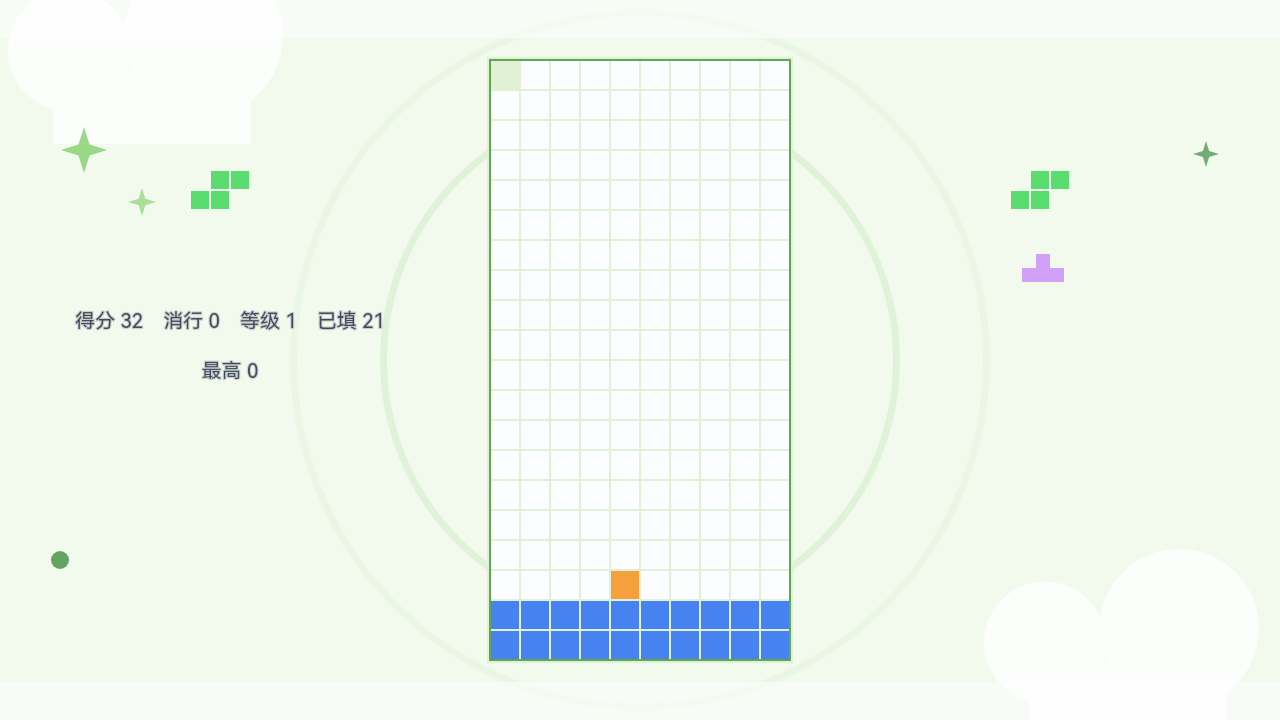
#> input picture workspace/tetris/docs/preview-shake-base.png, 1280 x 720 px
$ python shake-ab.py
#> lines starting #> are read from the running program, lines starting #| are printed output that depends on the picture
#!/usr/bin/env python3
"""抖屏对照图：把 shot.mjs 出的两张**真实渲染帧**（preview-shake-base / preview-shake）
棋盘左边缘一带裁出来，4× 最近邻放大后左右拼成 docs/preview-shake-ab.png。

为什么要有这张：整帧 1280×720 上 7~9px 的位移肉眼不好比，放大 4× 后位移变成 28~36px 一眼可辨。
左=抖动前（基准），右=抖动中（同一台相机、同一布局）。**两张都是模拟器真实出图，不是手绘**。

用法：node qxqy/shot.mjs && python3 qxqy/shake-ab.py
"""
from PIL import Image, ImageDraw
from pathlib import Path

root = Path(__file__).resolve().parent.parent
docs = root / "docs"
base = Image.open(docs / "preview-shake-base.png").convert("RGB")
shake = Image.open(docs / "preview-shake.png").convert("RGB")
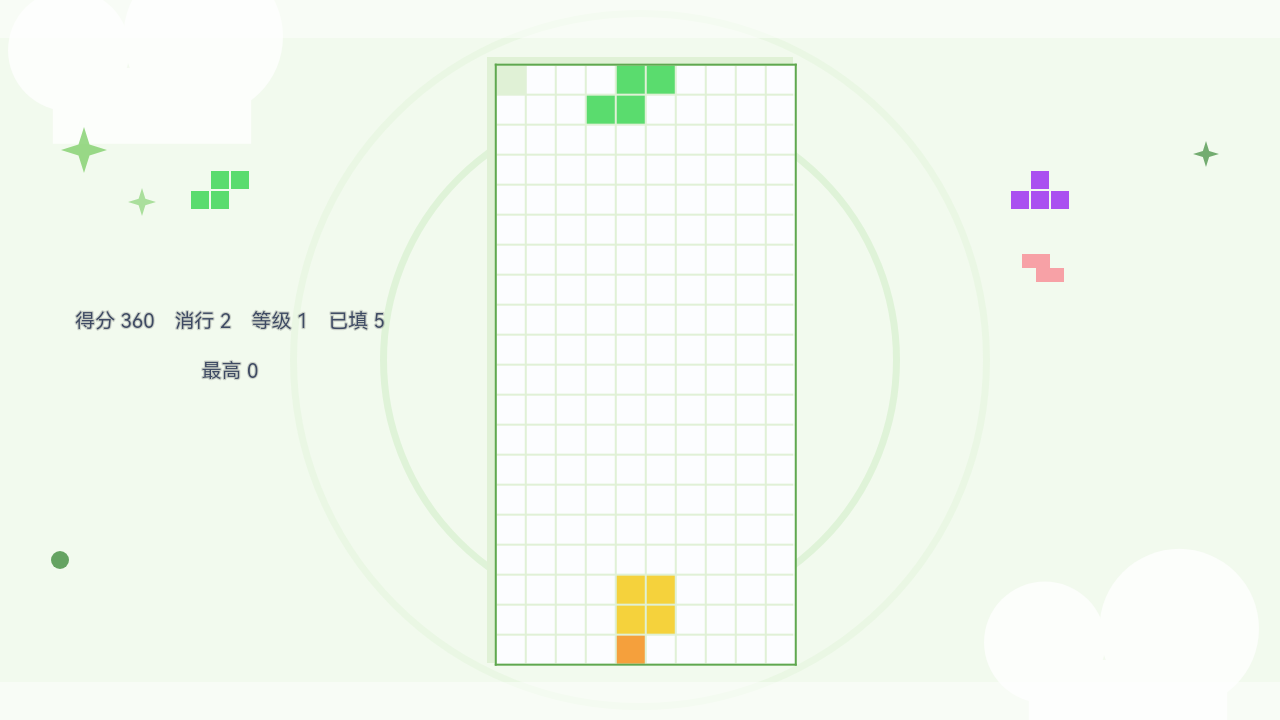
#> input picture workspace/tetris/docs/preview-shake.png, 1280 x 720 px

# 棋盘左上角那一块：外框是 2px 纯色线，位移在边界上最清楚（x/y 两个方向同时可见）
BOX = (470, 40, 610, 180)
ZOOM = 4
crops = [(name, img.crop(BOX).resize(((BOX[2] - BOX[0]) * ZOOM, (BOX[3] - BOX[1]) * ZOOM), Image.NEAREST))
         for name, img in (("BASE  offset 0px", base), ("SHAKE frame 1  (+5.8,-4.7)px", shake))]
#> crops = 2 items
pad, label_h = 12, 26
width = sum(c.width for _, c in crops) + pad * 3
#> width = 1156
height = max(c.height for _, c in crops) + pad * 2 + label_h
#> height = 610
out = Image.new("RGB", (width, height), (10, 12, 18))
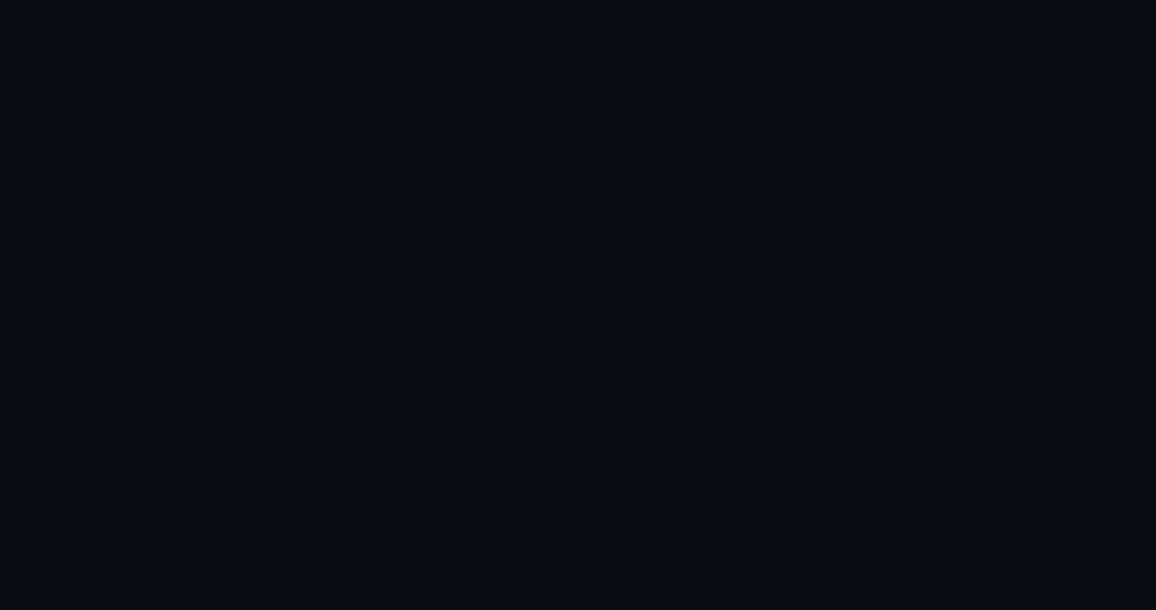
#> out: PIL image 1156x610 RGB; mean R, G, B 10, 12, 18
draw = ImageDraw.Draw(out)
x = pad
for label, crop in crops:
    draw.text((x, pad), label, fill=(200, 220, 240))
    out.paste(crop, (x, pad + label_h))
    x += crop.width + pad
#> this loop made 2 passes
#> (label, x) on passes 1 to 2: ('BASE  offset 0px', 584), ('SHAKE frame 1  (+5.8,-4.7)px', 1156)
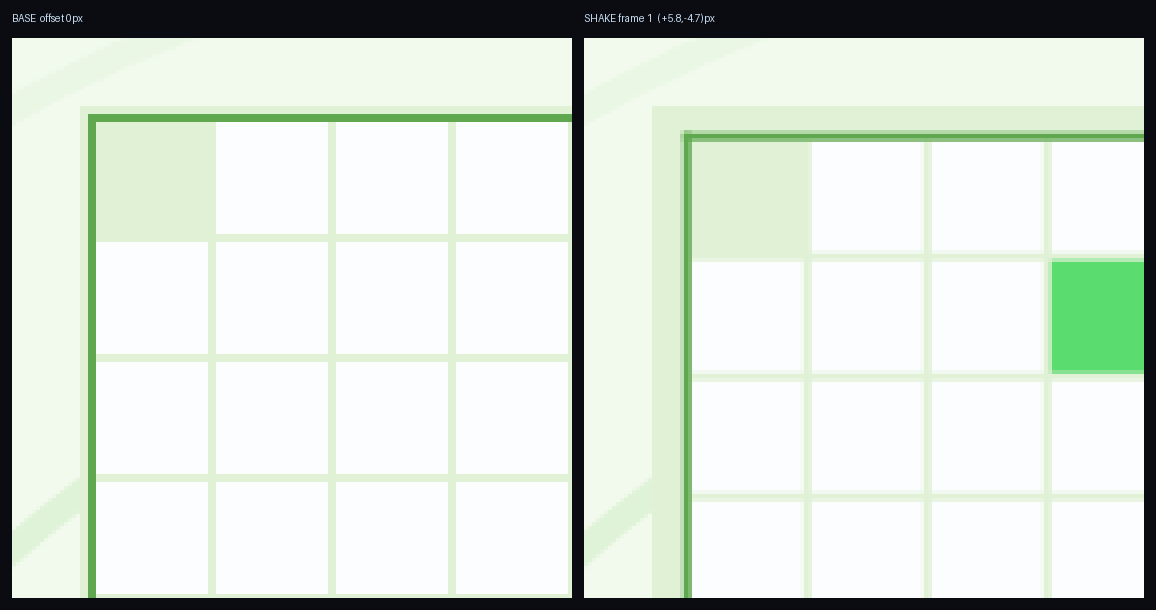
#> out: PIL image 1156x610 RGB; mean R, G, B 213.1, 221.6, 213
#> after the loop, x = 1156
target = docs / "preview-shake-ab.png"
out.save(target)
print(f"preview-shake-ab.png  {out.width}x{out.height}  {target.stat().st_size}B  "
      f"（左=抖屏前基准，右=抖屏帧；{ZOOM}× 最近邻放大）")
#| preview-shake-ab.png  1156x610  8293B  （左=抖屏前基准，右=抖屏帧；4× 最近邻放大）
